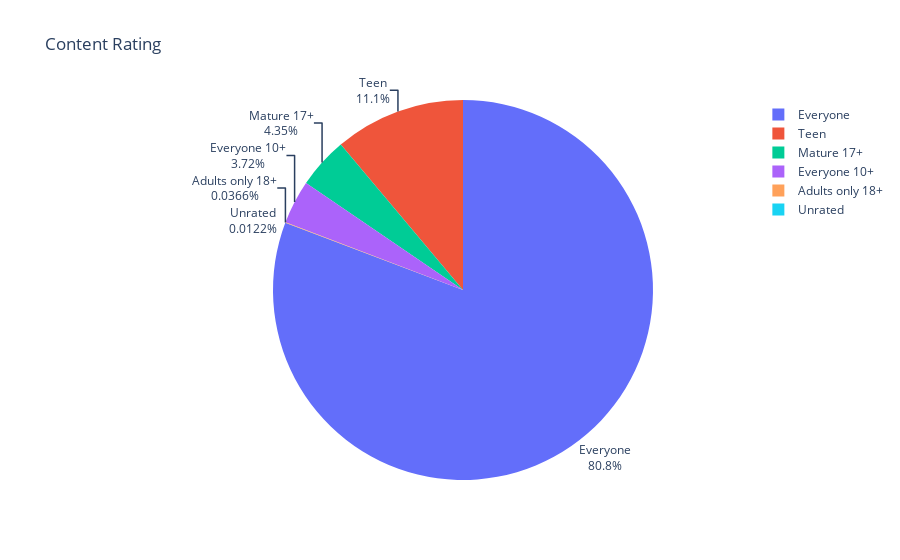

This figure's notebook cell:
### Code cell
fig = px.pie(
    labels=ratings.index, 
    values=ratings.values,
    title='Content Rating',
    names=ratings.index
)

# In plotly, 'traces' are graphical markers on a figureabs
fig.update_traces(textposition='outside', textinfo='percent+label')

fig.show()

### Figure 1 — Plotly figure (JSON) as saved in the notebook; plotly's stock layout.template omitted (floating-point values rounded to 4 significant figures)
{"data": [{"domain": {"x": [0, 1], "y": [0, 1]}, "hovertemplate": "label=%{label}<br>value=%{value}<extra></extra>", "labels": ["Everyone", "Teen", "Mature 17+", "Everyone 10+", "Adults only 18+", "Unrated"], "legendgroup": "", "name": "", "showlegend": true, "textinfo": "percent+label", "textposition": "outside", "type": "pie", "values": [6621, 912, 357, 305, 3, 1]}], "layout": {"autosize": true, "legend": {"tracegroupgap": 0}, "title": {"text": "Content Rating"}}}
